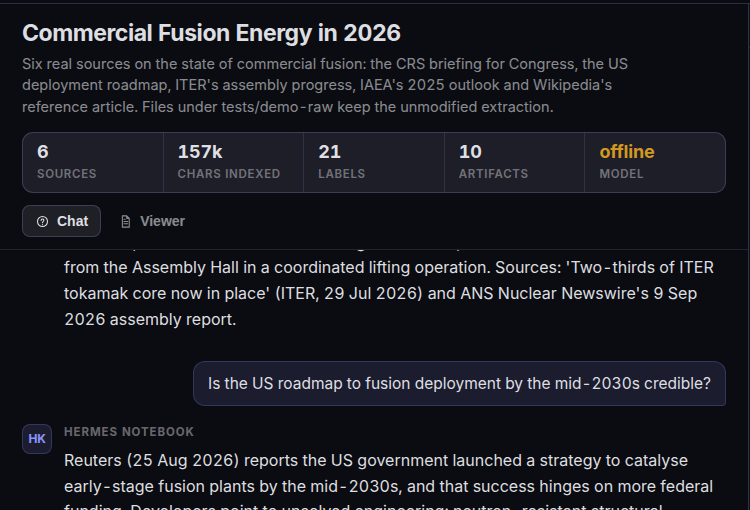
#> input picture tests/tmp/crop-main.png, 750 x 510 px
$ python shot_ascii.py tmp/crop-main.png 100
#> lines starting #> are read from the running program, lines starting #| are printed output that depends on the picture
#!/usr/bin/env python3
"""Render a screenshot as terminal ASCII art — the no-GUI verification path.

Usage: python3 tests/shot_ascii.py tests/shots/evidence-home-sigils.png [width]

Why this exists: this environment has no browser host and the agent's image
reader may be unavailable, so PNG evidence can't be displayed inline. ASCII
art preserves layout — panels, cards, text blocks — well enough to verify a
screen at a glance. For color, pipe through `img2txt -f ansi` (caca-utils)
when your terminal supports it.
"""
import sys

RAMP = " .,:;irsXA253hMHGS#9B&@"  # dark -> light


def main() -> int:
    if len(sys.argv) < 2:
        print(__doc__)
        return 2
    path = sys.argv[1]
    width = int(sys.argv[2]) if len(sys.argv) > 2 else 110
    try:
        from PIL import Image
    except ImportError:
        print("PIL not available — install pillow or use: img2txt " + path)
        return 1
    img = Image.open(path).convert("L")
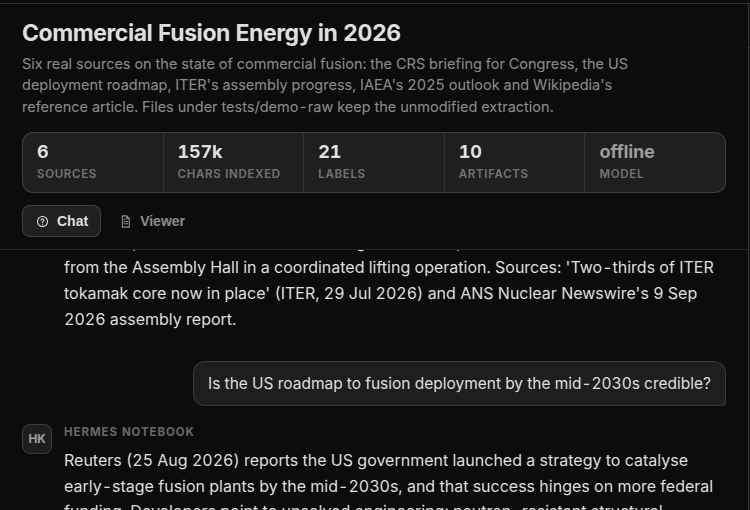
#> img: PIL image 750x510 L; min 12, max 224, mean 26.7
    # chars are ~2x taller than wide: shrink height by ~0.5 for correct aspect
    w, h = img.size
#> w = 750; h = 510
    height = max(1, int(width * (h / w) * 0.5))
#> height = 34
    img = img.resize((width, height))
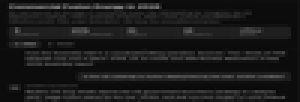
#> img: PIL image 100x34 L (shown 3 times larger); min 7, max 119, mean 26.6
    px = img.load()
    for y in range(height):
        print("".join(RAMP[min(len(RAMP) - 1, px[x, y] * len(RAMP) // 256)]
                      for x in range(width)))
#> this loop made 34 passes
#> (printed output is left out)
    return 0


if __name__ == "__main__":
    sys.exit(main())
#> (the program exits here)
